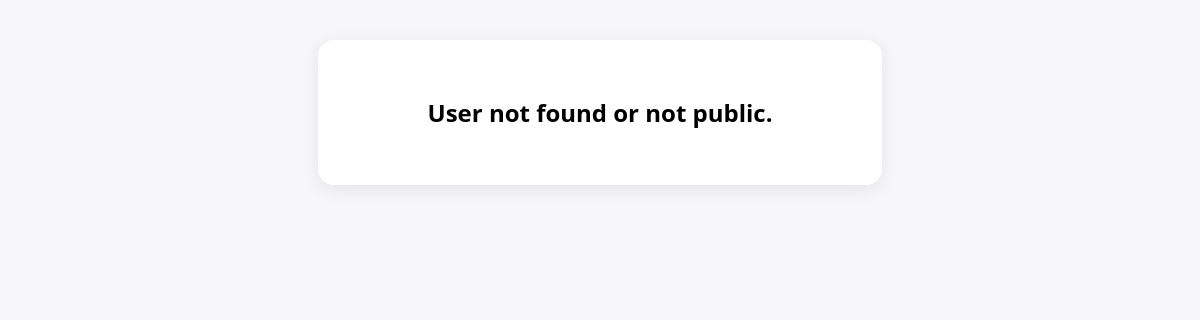
The page /profile/hi on the database as committed earlier.
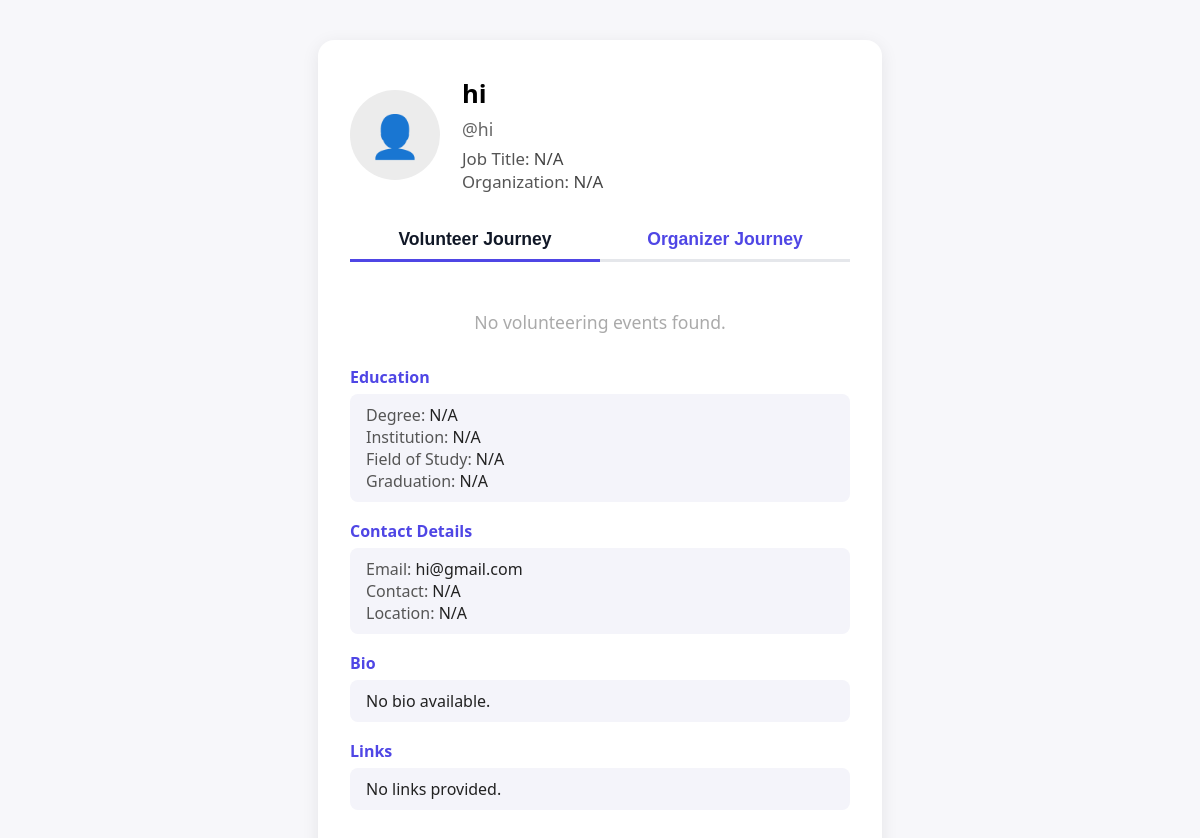
The same page on the database as committed later.
### Guest/models.py (models this page shows, shortened)
class tbl_user(models.Model):
    user_email = models.EmailField(max_length=50, unique=True)
    user_name = models.CharField(max_length=50, null=True, blank=True)
    user_username = models.CharField(max_length=50, null=True, blank=True)
    user_contact = models.CharField(max_length=10, null=True, blank=True)
    user_address = models.CharField(max_length=100, null=True, blank=True)
    user_password = models.CharField(max_length=128, null=True, blank=True)  # Store hashed password
    user_city = models.ForeignKey(tbl_city, on_delete=models.CASCADE, null=True)
    user_photo = models.FileField(upload_to='assets/files/user/', null=True, blank=True)
    user_gender = models.CharField(max_length=100, null=True, blank=True)
    user_bio = models.TextField(null=True, blank=True)
    user_links = models.TextField(null=True, blank=True)  # Store as JSON (GitHub, LinkedIn, etc.)
    user_degree_type = models.CharField(max_length=50, null=True, blank=True)
    user_institution = models.CharField(max_length=100, null=True, blank=True)
    user_field_of_study = models.CharField(max_length=100, null=True, blank=True)
    user_graduation_month = models.IntegerField(null=True, blank=True)  # Store as month number (1-12)
    user_graduation_year = models.IntegerField(null=True, blank=True)  # Store as year (YYYY)
    user_emergency_name = models.CharField(max_length=100, null=True, blank=True)
    user_emergency_phone = models.CharField(max_length=15, null=True, blank=True)
    user_organization_name = models.CharField(max_length=100, null=True, blank=True)
    user_job_title = models.CharField(max_length=100, null=True, blank=True)
    user_industry = models.CharField(max_length=100, null=True, blank=True)
    user_location = models.CharField(max_length=100, null=True, blank=True)
    user_official_address = models.CharField(max_length=200, null=True, blank=True)
    user_official_contact_number = models.CharField(max_length=15, null=True, blank=True)
    is_basic_profile_complete = models.BooleanField(default=False)
    is_volunteer_profile_complete = models.BooleanField(default=False)
    is_organizer_profile_complete = models.BooleanField(default=False)
    user_past_volunteering = models.TextField(null=True, blank=True)
    user_type = models.CharField(max_length=10, choices=USER_TYPES, default='volunteer')
    user_visibility = models.BooleanField(default=False)  # If true, profile is public and visible to anyone

### Guest/views.py (the view)
# urls.py: path('profile/<str:name>',views.profile, name="profile"),
def profile(request, name):
    try:
        user = tbl_user.objects.get(user_username=name)
        volunteer_events = tbl_event.objects.filter(requests__user=user, requests__request_status=1).distinct()
        organized_events = tbl_event.objects.filter(user=user)
        if (user.user_type == 'organizer' or user.user_type == 'volunteer') and user.user_visibility:
            return render(request, "Guest/Profile.html", {
                "user": user,
                "volunteer_events": volunteer_events,
                "organized_events": organized_events
            })
        elif user.user_type != 'organizer':
            return render(request, "Guest/Profile.html", {"user": user})
        else:
            return render(request, "Guest/Profile.html", {"user": ''})
    except tbl_user.DoesNotExist:
        return render(request, "Guest/Profile.html", {"user": ''})

### Guest/templates/Guest/Profile.html (shortened to what this page needs)
<!DOCTYPE html>
<html lang="en">
<head>
</head>
<body>
    {% if user and user.user_type == 'organizer' and user.user_visibility %}
    <div class="profile-container">
        <div class="profile-header">
            {% if user.user_photo %}
                <img src="{{ user.user_photo.url }}" alt="Profile Photo" class="profile-photo">
            {% else %}
                <div class="profile-photo">👤</div>
            {% endif %}
            <div class="profile-main">
                <div class="profile-name">{{ user.user_name|default:'N/A' }}</div>
                <div class="profile-username">@{{ user.user_username|default:'N/A' }}</div>
                <div class="profile-career">
                    <span class="profile-label">Job Title:</span> {{ user.user_job_title|default:'N/A' }}<br>
                    <span class="profile-label">Organization:</span> {{ user.user_organization_name|default:'N/A' }}
                </div>
            </div>
        </div>
        <div class="tab-slider" style="margin-bottom:32px;">
            <div class="tab-slider-header" style="display:flex;align-items:center;position:relative;">
                <button class="tab-button active" style="flex:1;">Volunteer Journey</button>
                <button class="tab-button" style="flex:1;">Organizer Journey</button>
                <div class="tab-slider-bar" style="position:absolute;bottom:0;left:0;width:100%;height:3px;background:#e5e7eb;z-index:0;"></div>
                <div class="tab-slider-inner" style="position:absolute;bottom:0;left:0;width:50%;height:3px;background:#4F46E5;transition:transform 0.3s;z-index:1;"></div>
            </div>
            <div class="tab-slider-content" style="margin-top:0;">
                <div id="tab-content-1" class="tab-content active">
                    {% if volunteer_events %}
                        <div class="event-cards">
                            {% for event in volunteer_events %}
                            <div class="event-card">
                                <div class="event-thumb">
                                    {% if event.event_file %}
                                    <img src="{{ event.event_file.url }}" alt="{{ event.event_title }}">
                                    {% else %}
                                    <div class="no-thumb">No Image</div>
                                    {% endif %}
                                </div>
                                <div class="event-info">
                                    <div class="event-title">{{ event.event_title }}</div>
                                    <div class="event-industry">{{ event.industry.industry_name }}</div>
                                    <div class="event-date">{{ event.event_datetime|date:"M d, Y" }}</div>
                                </div>
                            </div>
                            {% endfor %}
                        </div>
                    {% else %}
                        <div class="empty-journey">No volunteering events found.</div>
                    {% endif %}
                </div>
            </div>
        </div>
        <div class="profile-section">
            <div class="profile-section-title">Education</div>
            <div class="profile-section-content">
                <span class="profile-label">Degree:</span> {{ user.user_degree_type|default:'N/A' }}<br>
                <span class="profile-label">Institution:</span> {{ user.user_institution|default:'N/A' }}<br>
                <span class="profile-label">Field of Study:</span> {{ user.user_field_of_study|default:'N/A' }}<br>
                <span class="profile-label">Graduation:</span>
                {% if user.user_graduation_month and user.user_graduation_year %}
                    {{ user.user_graduation_month }}/{{ user.user_graduation_year }}
                {% else %}
                    N/A
                {% endif %}
            </div>
        </div>
        <div class="profile-section">
            <div class="profile-section-title">Contact Details</div>
            <div class="profile-section-content">
                <span class="profile-label">Email:</span> {{ user.user_email|default:'N/A' }}<br>
                <span class="profile-label">Contact:</span> {{ user.user_contact|default:'N/A' }}<br>
                <span class="profile-label">Location:</span> {{ user.user_location|default:'N/A' }}
            </div>
        </div>
        <div class="profile-section">
            <div class="profile-section-title">Bio</div>
            <div class="profile-section-content">{{ user.user_bio|default:'No bio available.' }}</div>
        </div>
        <div class="profile-section">
            <div class="profile-section-title">Links</div>
            <div class="profile-section-content">
                {% if user.user_links %}
                    {{ user.user_links }}
                {% else %}
                    No links provided.
                {% endif %}
            </div>
        </div>
    </div>
    {% elif user and user.user_type != 'organizer' %}
        <div style="max-width:500px;margin:40px auto;background:#fff;padding:36px 32px;border-radius:16px;text-align:center;box-shadow:0 4px 18px rgba(0,0,0,0.08);">
            <h2>This profile does not belong to an organizer.</h2>
        </div>
    {% else %}
        <div style="max-width:500px;margin:40px auto;background:#fff;padding:36px 32px;border-radius:16px;text-align:center;box-shadow:0 4px 18px rgba(0,0,0,0.08);">
            <h2>User not found or not public.</h2>
        </div>
    {% endif %}
</body>
</html>

### Guest/templates/Guest/Profile.html (style rules this page uses)
body { background: #f7f7fa; font-family: 'Segoe UI', Arial, sans-serif; margin: 0; padding: 0; }
.profile-container { max-width: 500px; margin: 40px auto; background: #fff; border-radius: 16px; box-shadow: 0 4px 18px rgba(0,0,0,0.08); padding: 36px 32px; }
.profile-header { display: flex; align-items: center; gap: 22px; margin-bottom: 22px; }
.profile-photo { width: 90px; height: 90px; border-radius: 50%; background: #ececec; object-fit: cover; display: flex; align-items: center; justify-content: center; font-size: 2.6rem; }
.profile-main { flex: 1; }
.profile-name { font-size: 1.6rem; font-weight: 600; margin-bottom: 6px; }
.profile-username { color: #666; font-size: 1.1rem; margin-bottom: 6px; }
.profile-career { font-size: 1.05rem; color: #444; }
.profile-section { margin-bottom: 18px; }
.profile-section-title { font-weight: 600; color: #4F46E5; margin-bottom: 6px; }
.profile-section-content { background: #f4f4fa; border-radius: 8px; padding: 10px 16px; font-size: 1rem; color: #222; }
.profile-label { font-weight: 500; color: #555; }
.tab-slider { background: none; }
.tab-slider-header { margin-bottom: 0; }
.tab-button { background: none; border: none; outline: none; font-weight: 600; font-size: 1.1rem; padding: 14px 0 12px 0; color: #4F46E5; cursor: pointer; position: relative; z-index: 2; border-radius: 0; transition: color 0.2s; }
.tab-button.active { color: #111827; }
.tab-slider-content { background: none; }
.tab-content { display: none; padding: 18px 0 0 0; }
.tab-content.active { display: block; }
.empty-journey { text-align: center; color: #aaa; font-size: 1.1rem; margin: 30px 0; }

Rows that differ between the two databases and show on the page:
added tbl_user: user_name "hi", user_username "hi", user_job_title "N/A", user_organization_name "N/A", user_degree_type "N/A", user_institution "N/A", user_field_of_study "N/A", user_email "hi@gmail.com", user_contact "N/A", user_location "N/A", user_bio "No bio available."
Other text that changed with them:
text no longer shown: "User not found or not public."
text now shown: "👤 @ Job Title: Organization: Volunteer Journey Organizer Journey No volunteering events found. Education Degree: Institution: Field of Study: Graduation: N/A Contact Details Email: Contact: Location: Bio Links No links provided."
